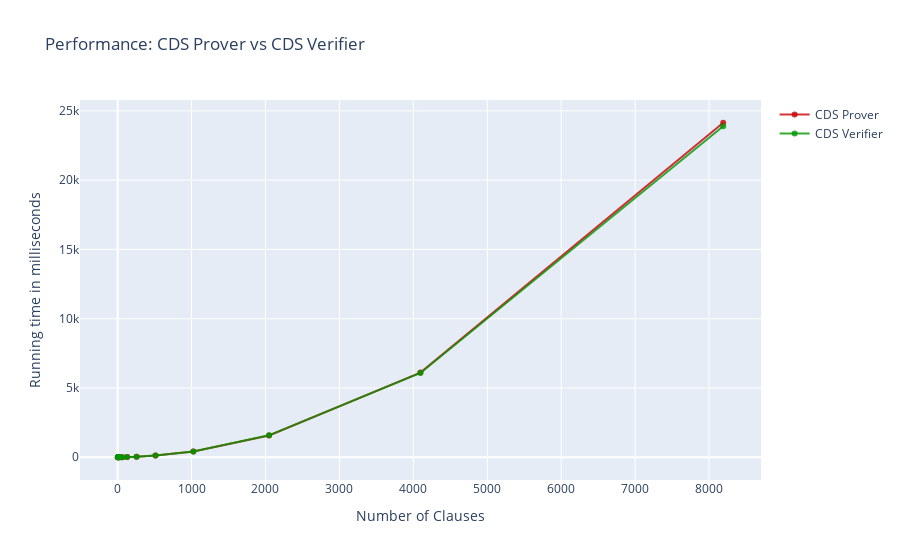

Source (notebook cell):
### Code cell
cdsprover = y2 
cdsverifier = y4

fig = go.Figure(
    layout=go.Layout(
        title="Performance: CDS Prover vs CDS Verifier",
        xaxis_title="Number of Clauses",
        yaxis_title="Running time in milliseconds"
    )
)

fig.add_trace(
    go.Scatter(x=x, y=cdsprover, mode="lines+markers", name="CDS Prover", line=dict(color='rgba(200, 0, 0, 0.8)'))
)

fig.add_trace(
    go.Scatter(x=x, y=cdsverifier, mode="lines+markers", name="CDS Verifier",line=dict(color='rgba(0, 150, 0, 0.8)')) 
)

# fig.update_xaxes(type="log",range=[0,4])
# fig.update_yaxes(range=[0,1000)

### Figure 1 — Plotly figure (JSON) as saved in the notebook; plotly's stock layout.template omitted (floating-point values rounded to 4 significant figures)
{"data": [{"line": {"color": "rgba(200, 0, 0, 0.8)"}, "mode": "lines+markers", "name": "CDS Prover", "type": "scatter", "x": [2, 4, 8, 16, 32, 64, 128, 256, 512, 1024, 2048, 4096, 8192], "y": [0.08112, 0.1999, 0.4587, 0.9811, 2.147, 5.038, 13.11, 37.38, 120.3, 422.5, 1573.0, 6110.0, 24141]}, {"line": {"color": "rgba(0, 150, 0, 0.8)"}, "mode": "lines+markers", "name": "CDS Verifier", "type": "scatter", "x": [2, 4, 8, 16, 32, 64, 128, 256, 512, 1024, 2048, 4096, 8192], "y": [0.1095, 0.2235, 0.4759, 0.9744, 2.099, 4.921, 12.7, 36.69, 118.9, 419.7, 1584.0, 6082.0, 23884]}], "layout": {"title": {"text": "Performance: CDS Prover vs CDS Verifier"}, "xaxis": {"title": {"text": "Number of Clauses"}}, "yaxis": {"title": {"text": "Running time in milliseconds"}}}}
